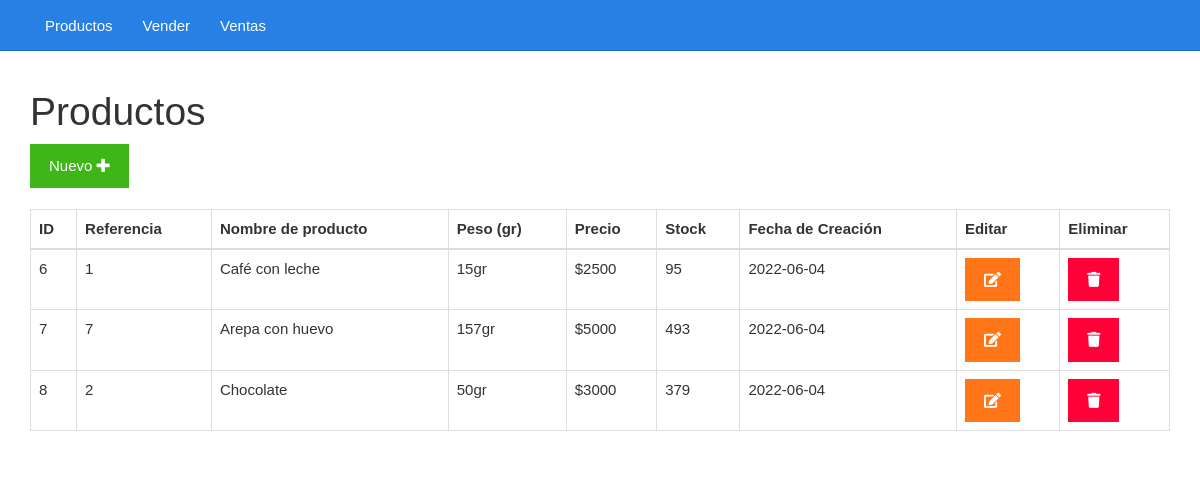
The app's page /listar.php with its own data.
### tables this page shows
CREATE TABLE `productos` (
  `id` bigint(20) UNSIGNED NOT NULL,
  `codigo` varchar(255) NOT NULL,
  `descripcion` varchar(255) NOT NULL,
  `peso` int(11) NOT NULL,
  `precioCompra` int(11) NOT NULL,
  `existencia` int(11) NOT NULL,
  `fec_registro` date NOT NULL
);

### listar.php (the view)
<?php include_once "encabezado.php" ?>
<?php
include_once "base_de_datos.php";
$sentencia = $base_de_datos->query("SELECT * FROM productos;");
$productos = $sentencia->fetchAll(PDO::FETCH_OBJ);
?>
	<div class="col-xs-12">
		<h1>Productos</h1>
		<div>
			<a class="btn btn-success" href="./formulario.php">Nuevo <i class="fa fa-plus"></i></a>
		</div>
		<br>
		<table class="table table-bordered">
			<thead>
				<tr>
					<th>ID</th>
					<th>Referencia</th>
					<th>Nombre de producto</th>
					<th>Peso (gr)</th>
					<th>Precio</th>
					<th>Stock</th>
					<th>Fecha de Creación</th>
					<th>Editar</th>
					<th>Eliminar</th>
				</tr>
			</thead>
			<tbody>
				<?php foreach($productos as $producto){ ?>
				<tr>
					<td><?php echo $producto->id ?></td>
					<td><?php echo $producto->codigo ?></td>
					<td><?php echo $producto->descripcion ?></td>
					<td><?php echo $producto->peso ?>gr</td>
					<td>$<?php echo $producto->precioCompra ?></td>
					<td><?php echo $producto->existencia ?></td>
					<td><?php echo $producto->fec_registro ?></td>
					<td><a class="btn btn-warning" href="<?php echo "editar.php?id=" . $producto->id?>"><i class="fa fa-edit"></i></a></td>
					<td><a class="btn btn-danger" href="<?php echo "eliminar.php?id=" . $producto->id?>"><i class="fa fa-trash"></i></a></td>
				</tr>
				<?php } ?>
			</tbody>
		</table>
	</div>
<?php include_once "pie.php" ?>

### css/estilo.css (style rules this page uses)
body { padding-top: 70px; }

### records on screen
productos: id "6", codigo "1", descripcion "Café con leche", peso "15", precioCompra "2500", existencia "95", fec_registro "2022-06-04"
productos: id "7", codigo "7", descripcion "Arepa con huevo", peso "157", precioCompra "5000", existencia "493", fec_registro "2022-06-04"
productos: id "8", codigo "2", descripcion "Chocolate", peso "50", precioCompra "3000", existencia "379", fec_registro "2022-06-04"
